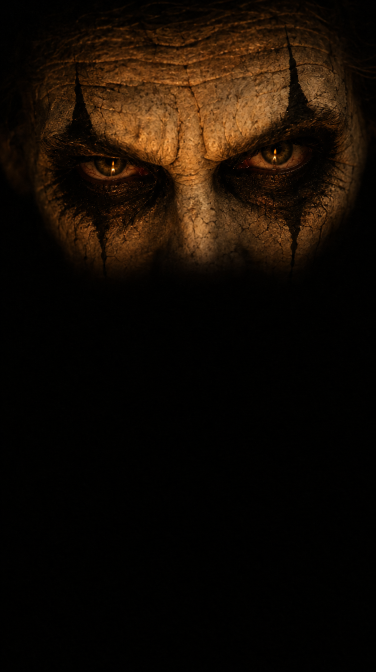
#> input picture identidade/halloween-no-one-leaves/promoters/palhaco_olhos.png, 752 x 1344 px, found by its file name (shown at 1/2 size)
$ python halloween_story_promoters.py
#> lines starting #> are read from the running program, lines starting #| are printed output that depends on the picture; after the words box and inside, x2 and y2 are one past the last pixel; in counts of white or black regions, pixels touching at a corner belong together
"""Story recrutamento de promoters: olho observando + 25 promoters. 2160x3840 (@2x)."""
import os, sys, json, random, base64
from PIL import Image, ImageDraw, ImageFilter, ImageChops
from playwright.sync_api import sync_playwright
S = os.path.dirname(os.path.abspath(__file__)); sys.path.insert(0, S); import eye as EYE
O = '/tmp/claude-0/-home-claude-whynot-/85f2d3d2-8d73-51f7-b638-521bd0946f03/scratchpad'
F = O + '/hwb/fonts'; b64 = lambda p: base64.b64encode(open(p, 'rb').read()).decode()
FOOT = os.path.join(S, '..', 'patro', 'rodape_patrocinadores_2160.png')
W, H = 2160, 3840; DOC = '1610_story_promoters-25-vagas'
D = os.path.join(S, DOC); os.makedirs(D, exist_ok=True); layers = []
def add(name, im, blend=None, opacity=1, text=None):
#> called with name = 'Fundo', opacity = 1
    p = os.path.join(D, f'{len(layers):02d}.png'); im.save(p); d = {'name': name, 'png': p, 'blend': blend, 'opacity': opacity}
#> after `p = os.path.join(D, f'{len(layers):02d}.png')`:
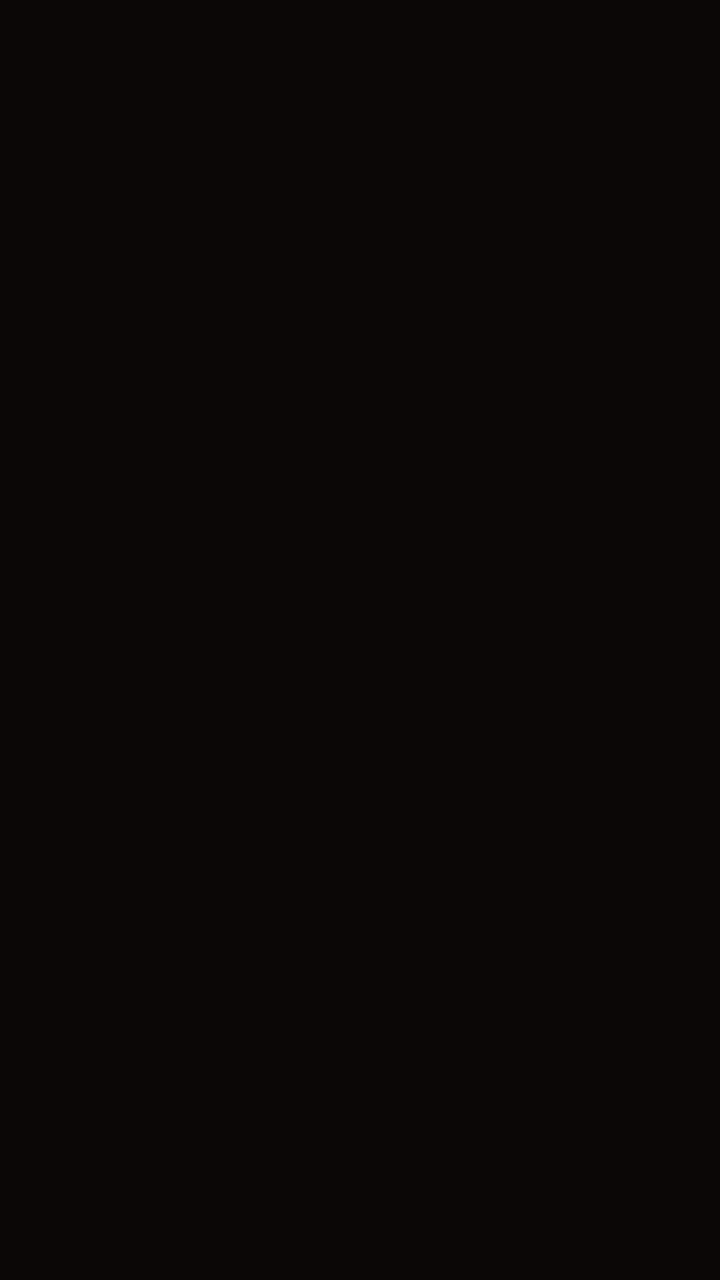
#> saved as 00.png: PIL image 2160x3840 RGBA (shown at 1/3 size); mean R, G, B, A 11, 7, 6, 255
    if text: d['text'] = text
    layers.append(d)
add('Fundo', Image.new('RGBA', (W, H), (11, 7, 6, 255)))
ph = Image.open(os.path.join(S, 'palhaco_olhos.png')).convert('RGB')
#> ph is the input picture: PIL image 752x1344 RGB; mean R, G, B 20.7, 12, 4.5
ph = ph.resize((W, round(ph.height * W / ph.width)), Image.LANCZOS)
#> ph: PIL image 2160x3860 RGB
fo = Image.new('RGBA', (W, H), (11, 7, 6, 255)); fo.paste(ph, (0, 0))
fm = Image.linear_gradient('L').resize((W, H)).point(lambda v: 255 if v < 150 else max(0, 255 - (v - 150) * 6))
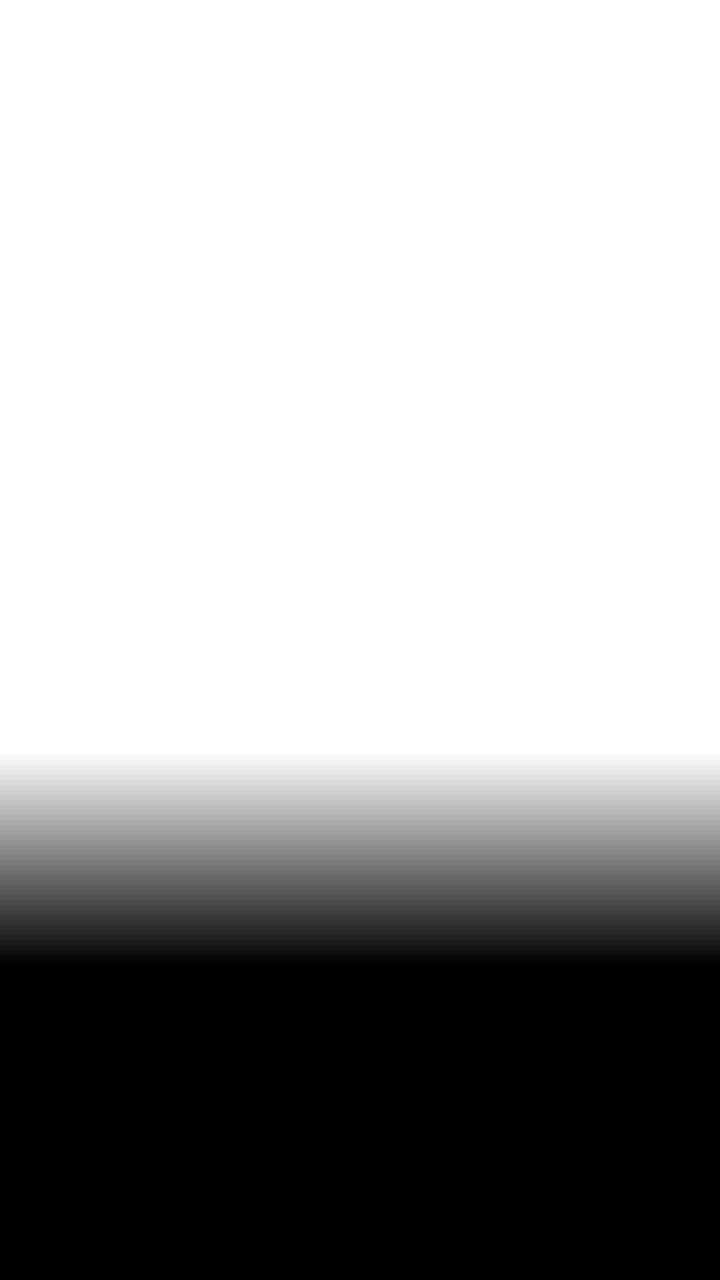
#> fm: PIL image 2160x3840 L (shown at 1/3 size); min 0, max 255, mean 171.1
fl = Image.new('RGBA', (W, H), (0, 0, 0, 0)); fl.paste(fo, (0, 0), fm)
#> after `fl = Image.new('RGBA', (W, H), (0, 0, 0, 0))`: fl: PIL image 2160x3840 RGBA; every value is 0
#> after `fl.paste(fo, (0, 0), fm)`:
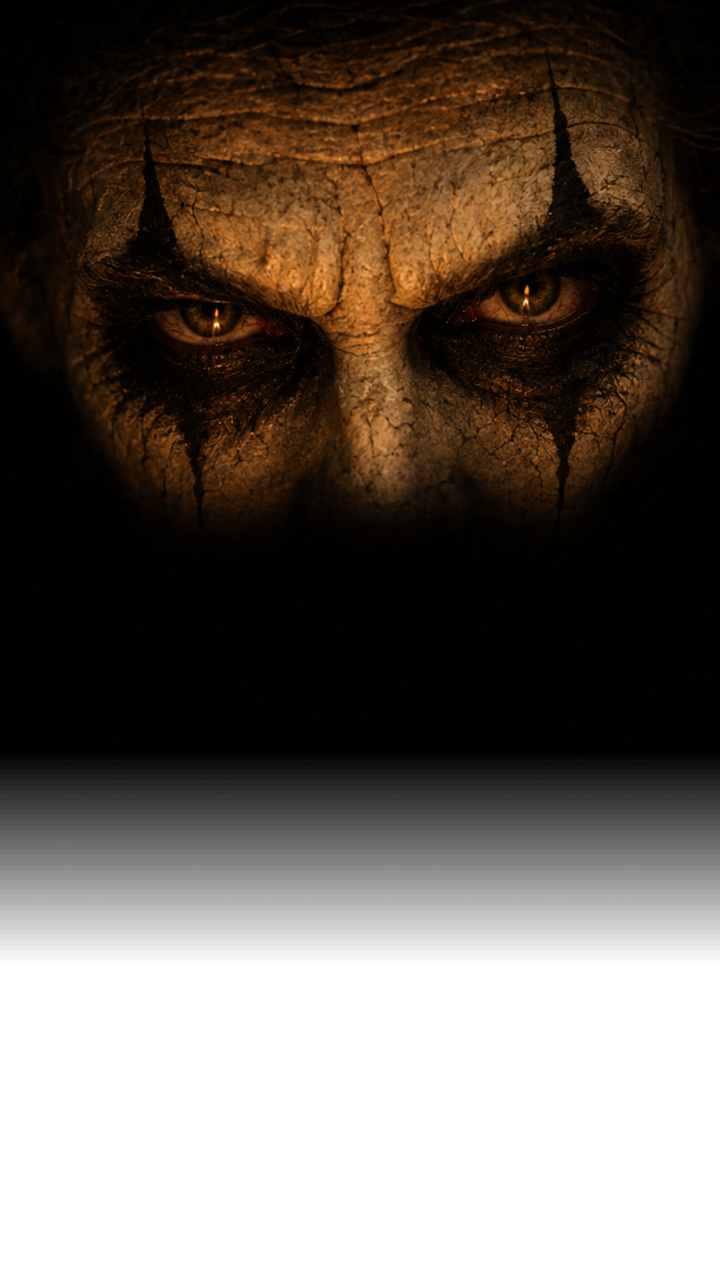
#> fl: PIL image 2160x3840 RGBA (shown at 1/3 size); mean R, G, B, A 20.5, 11.9, 4.4, 171.1; transparent parts drawn white
add('FOTO · olhos do palhaço (Higgsfield)', fl)
vg = Image.new('L', (W, H), 0); ImageDraw.Draw(vg).ellipse((-500, -300, W+500, H+300), fill=255); vg = vg.filter(ImageFilter.GaussianBlur(420))
#> after `vg = Image.new('L', (W, H), 0)`: vg: PIL image 2160x3840 L; every value is 0
#> after `ImageDraw.Draw(vg).ellipse((-500, -300, W + 500, H + 300), fill=255)`:
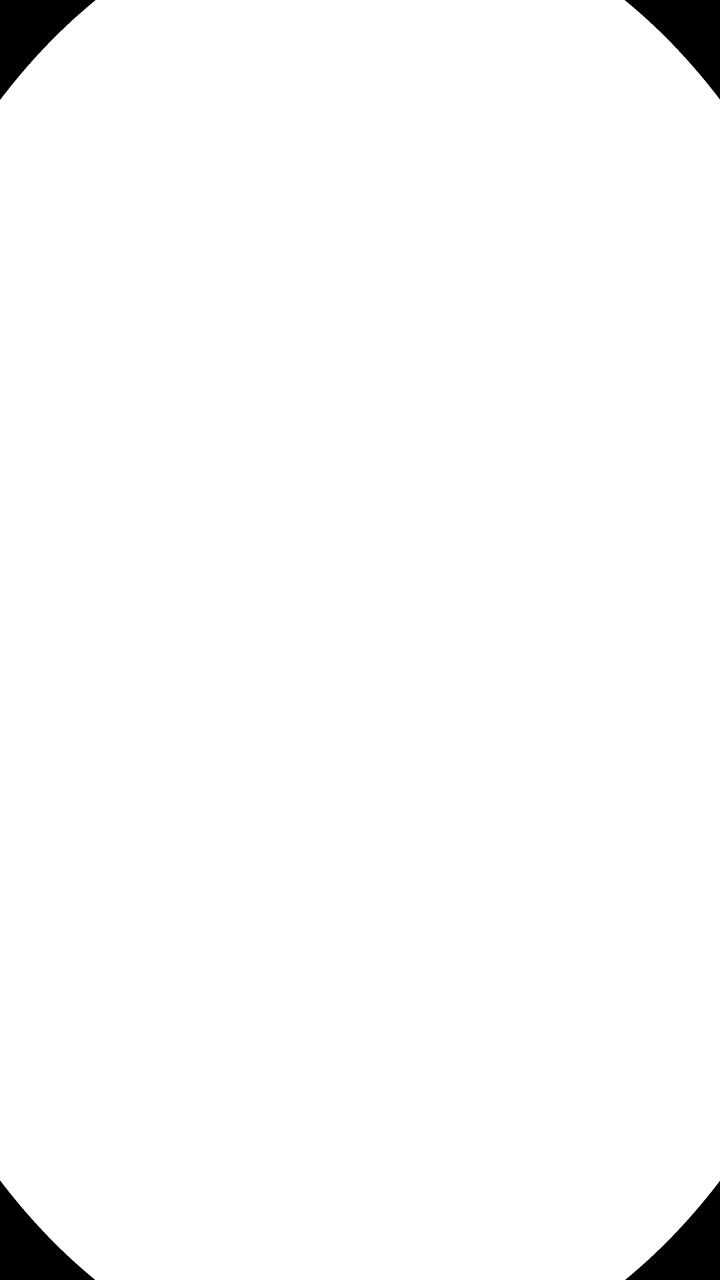
#> vg: PIL image 2160x3840 L (shown at 1/3 size); 98.1% white; 4 black regions, box (x1, y1, x2, y2) and area: (0, 0, 287, 299) 39704, (0, 3542, 285, 3840) 39417, (1874, 0, 2160, 298) 39405, (1876, 3543, 2160, 3840) 39119
#> after `vg = vg.filter(ImageFilter.GaussianBlur(420))`:
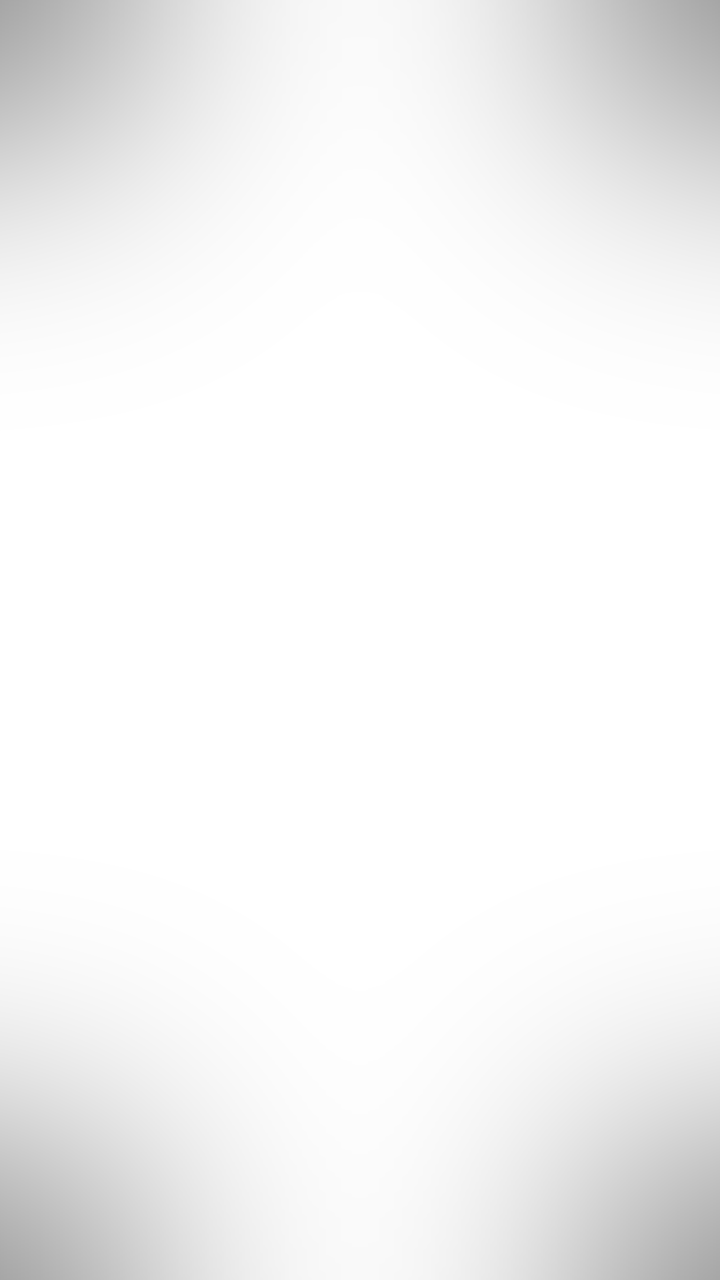
#> vg: PIL image 2160x3840 L (shown at 1/3 size); min 166, max 255, mean 244.6
add('Vinheta', Image.composite(Image.new('RGBA', (W, H), (255, 255, 255, 255)), Image.new('RGBA', (W, H), (36, 24, 18, 255)), vg), blend='multiply')
#> (the run stopped early here; a loop or call above may not have finished)
